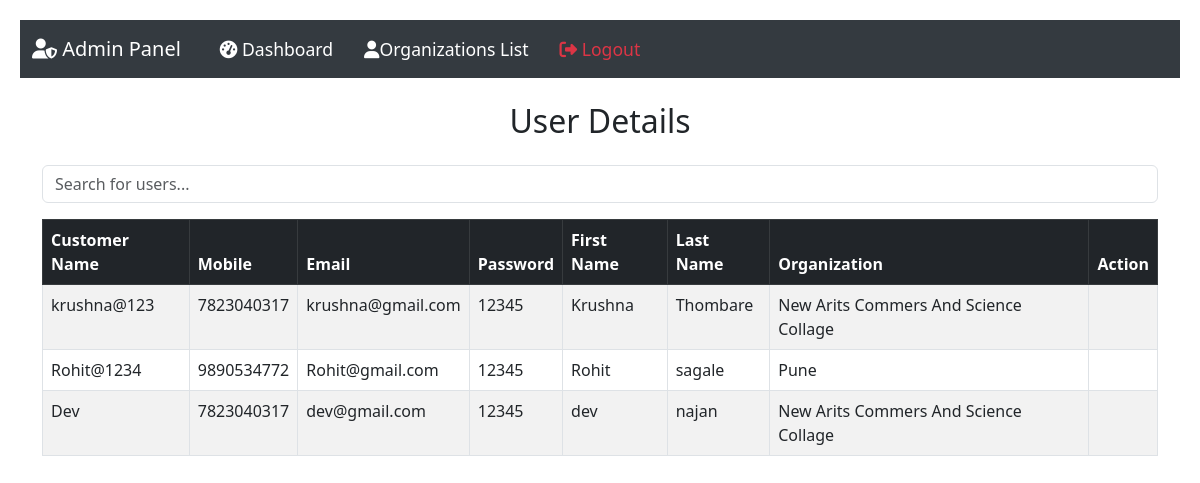
The app's page /addmin/Organizations/, older data.
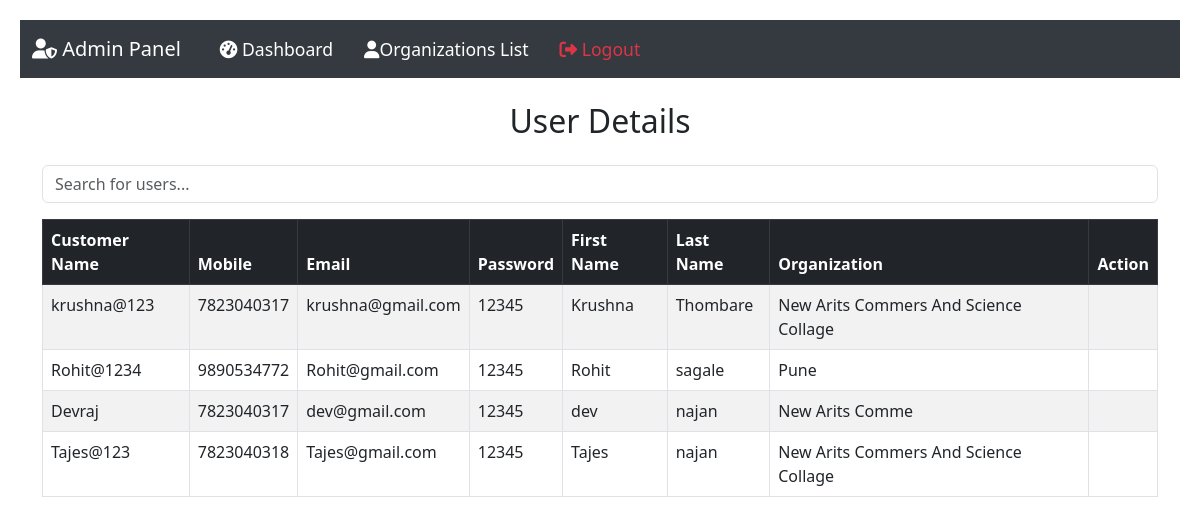
The same page, newer data.
### website/models.py (models this page shows, shortened)
class Customer(models.Model):
    customer_name = models.CharField(max_length=255)
    customer_email = models.EmailField(unique=True)
    customer_mobile = models.CharField(max_length=15)
    customer_password = models.CharField(max_length=255)
    first_name = models.CharField(max_length=15,null=True)
    last_name = models.CharField(max_length=15,null=True)
    Organization = models.CharField(max_length=15,null=True)

### admins/views.py (the view)
# urls.py: path('addmin/Organizations/',admins.Organizations),
def Organizations(req):
	data = models.Customer.objects.all()
	obj = {"data": data}
	return render(req,"admin/Organizations.html",obj)

### template/admin/Organizations.html (shortened to what this page needs)
{% include "admin/addmin.html" %}
<link href="https://cdn.jsdelivr.net/npm/bootstrap@5.3.0/dist/css/bootstrap.min.css" rel="stylesheet">
<div class="container mt-4">
    <h2 class="text-center mb-4">User Details</h2>
    <div class="mb-3">
        <input type="text" id="searchInput" class="form-control" placeholder="Search for users..." onkeyup="searchTable()">
    </div>
    <div class="table-responsive">
        <table class="table table-bordered table-striped table-hover" id="userTable">
            <thead class="table-dark">
                <tr>
                    <th>Customer Name</th>
                    <th>Mobile</th>
                    <th>Email</th>
                    <th>Password</th>
                    <th>First Name</th>
                    <th>Last Name</th>
                    <th>Organization</th>
                    <th>Action</th>
                </tr>
            </thead>
            <tbody>
                {% for i in data %}
                <tr>
                    <td>{{ i.customer_name }}</td>
                    <td>{{ i.customer_mobile }}</td>
                    <td>{{ i.customer_email }}</td>
                    <td>{{ i.customer_password }}</td>
                    <td>{{ i.first_name }}</td>
                    <td>{{ i.last_name }}</td>
                    <td>{{ i.Organization }}</td>
                    <td></td>
                    </tr>
                {% endfor %}
            </tbody>
        </table>
    </div>
</div>

Row changes from the older to the newer data that the page shows:
changed Customer "dev@gmail.com": customer_name "Dev" → "Devraj"; Organization "New Arits Commers And Science Collage" → "New Arits Comme"
added Customer: customer_name "Tajes@123", customer_mobile "7823040318", customer_email "Tajes@gmail.com", customer_password "12345", first_name "Tajes", last_name "najan", Organization "New Arits Commers And Science Collage"
